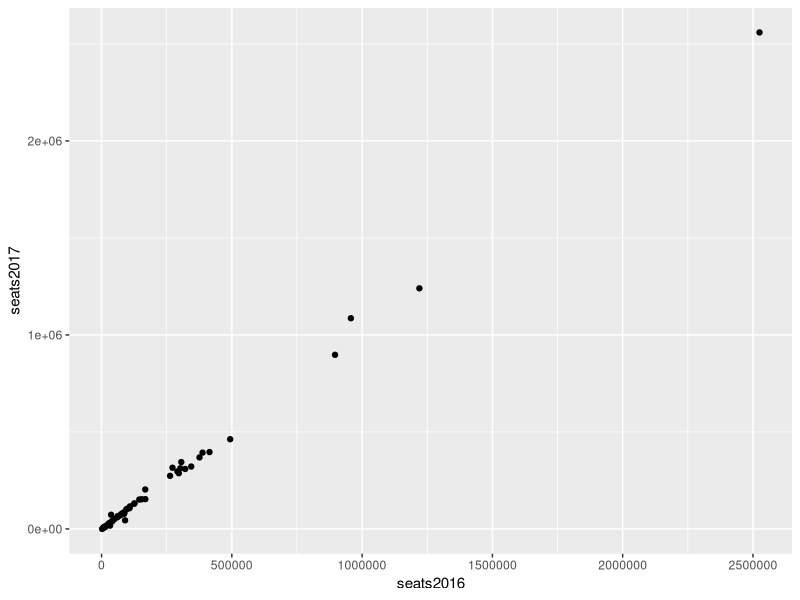
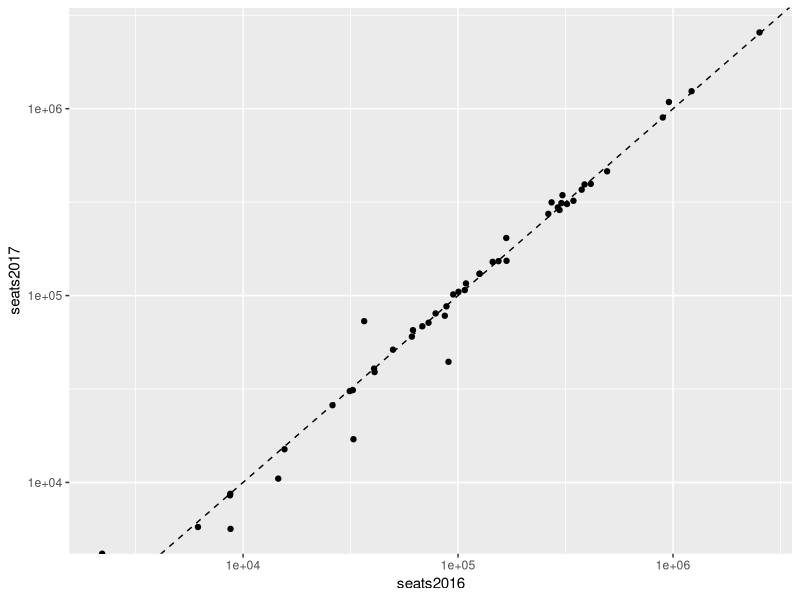
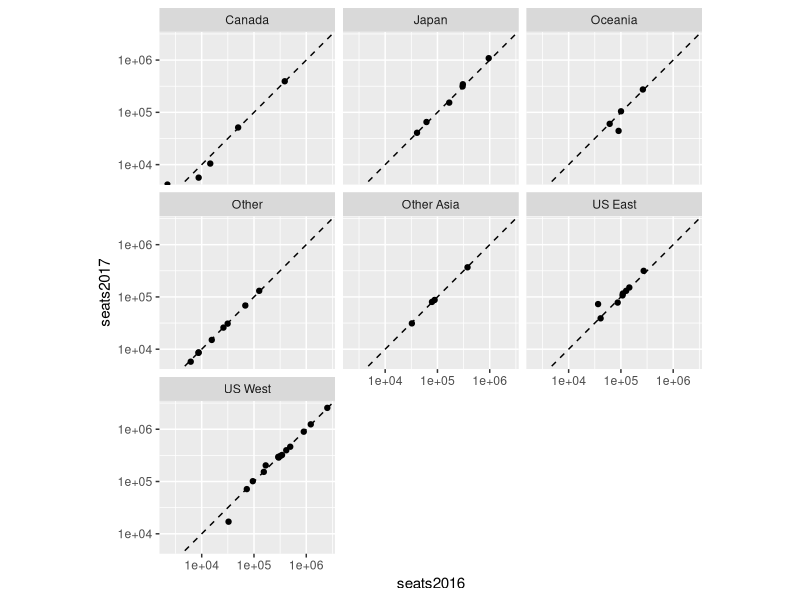
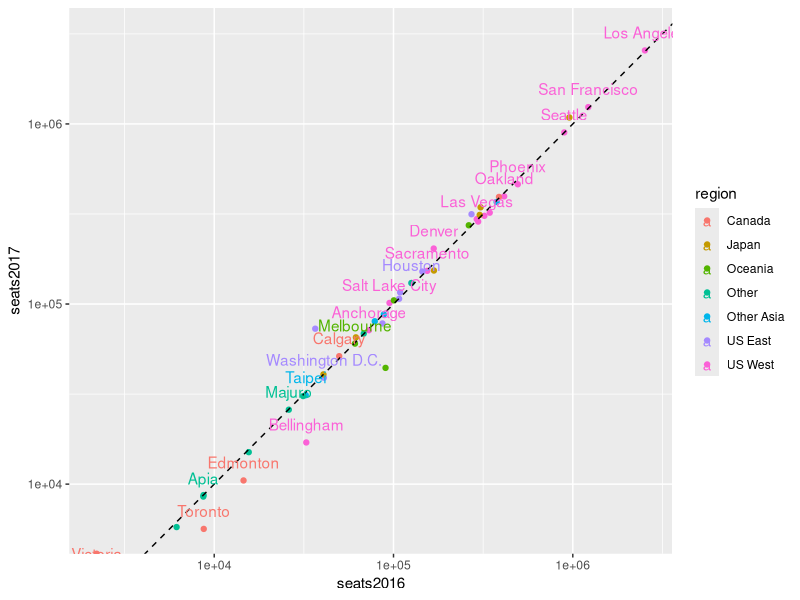
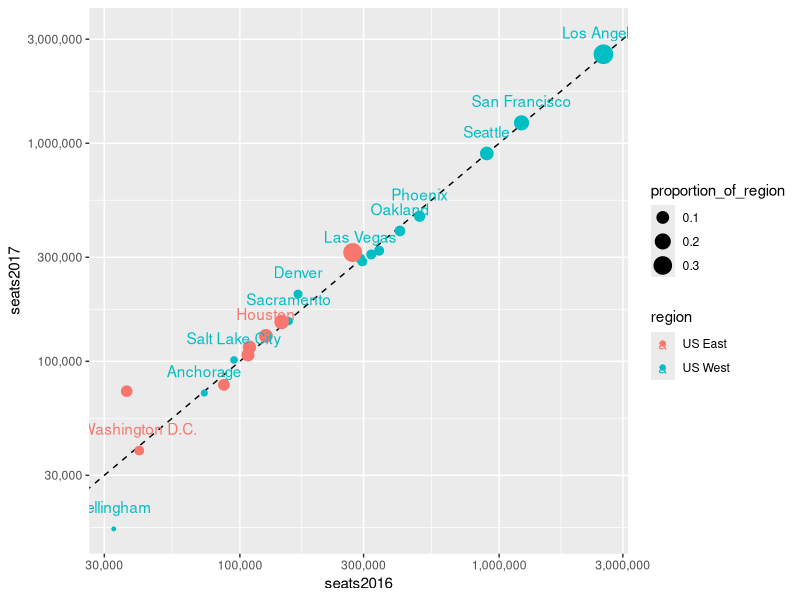
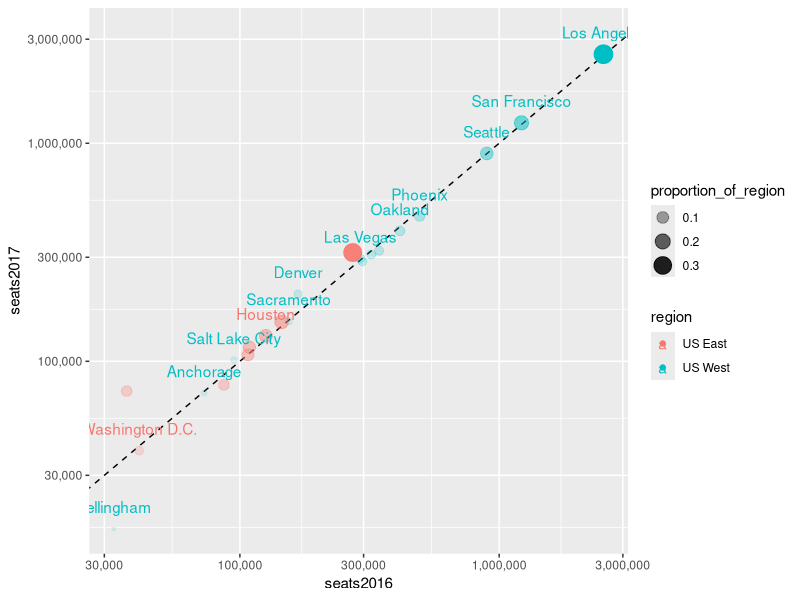
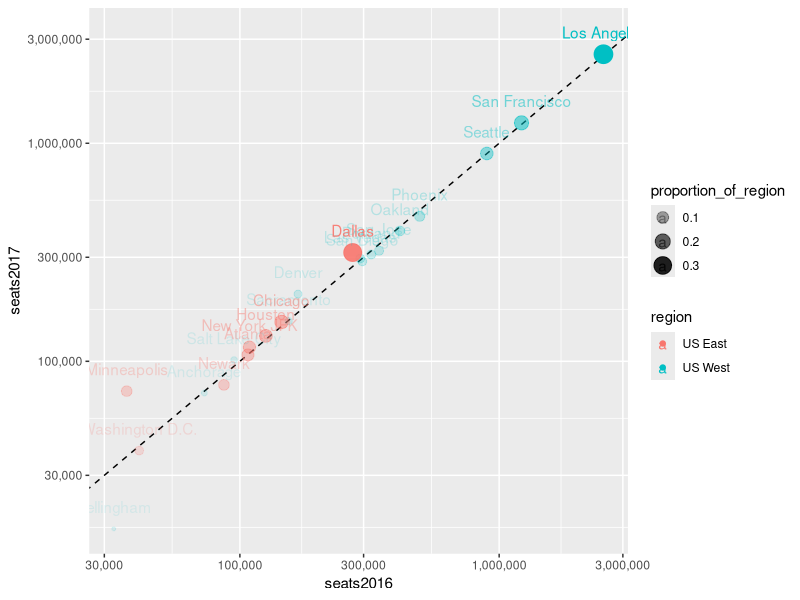
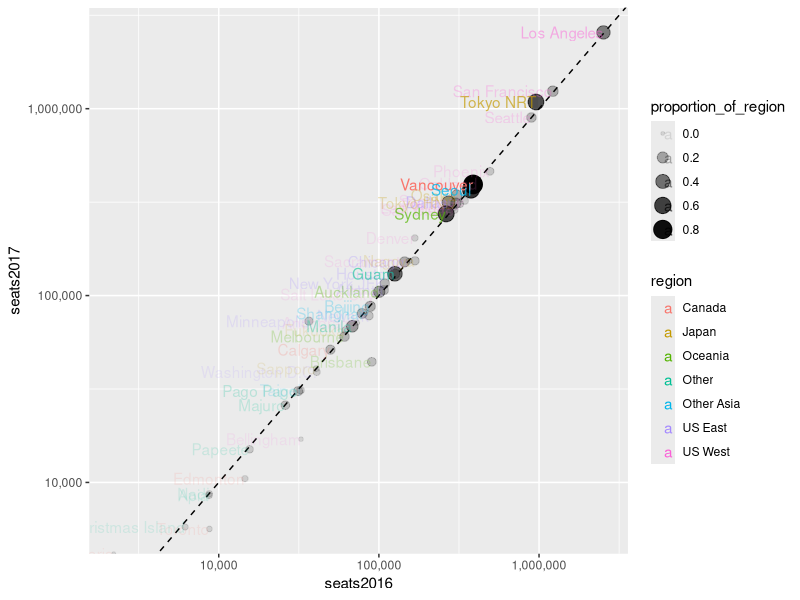

Source code (R) for these figures, in order:
## ---- chunk 1
library(tidyverse)
library(readxl)
## ---- chunk 2
seats <- read_excel("data/2017 Air Seat Forecast rev 0617.xls", col_names = c(
  "dep_city", 
  "seats2017Q1", "seats2017Q2", "seats2017Q3", "seats2017Q4", "seats2017", 
  "seats2016Q1", "seats2016Q2", "seats2016Q3", "seats2016Q4", "seats2016",
  "seatschangeQ1", "seatschangeQ2", "seatschangeQ3", "seatschangeQ4", "seatschange"
), range = "A5:P78")
seats
## ---- chunk 3
us_west_range <- 10:23
us_east_range <- 26:33
japan_range <- 40:45
canada_range <- 48:52
other_asia_range <-55:58
oceania_range <- 61:64
other_range <- 67:74

seats$region <- NA
seats[us_west_range,]$region <- "US West"
seats[us_east_range,]$region <- "US East"
seats[japan_range,]$region <- "Japan"
seats[canada_range,]$region <- "Canada"
seats[other_asia_range,]$region <- "Other Asia"
seats[oceania_range,]$region <- "Oceania"
seats[other_range,]$region <- "Other"

seats <- seats %>%
  filter(!is.na(region))
seats
## ---- chunk 4
seats %>%
  ggplot(aes(seats2016, seats2017)) +
  geom_point()
## ---- chunk 5
seats %>%
  ggplot(aes(seats2016, seats2017)) +
  geom_point() +
  scale_x_log10() +
  scale_y_log10() + 
  geom_abline(lty = 2) # dashed line type (lty)
## ---- chunk 6
seats %>%
  ggplot(aes(seats2016, seats2017)) +
  geom_point() +
  scale_x_log10() +
  scale_y_log10() + 
  geom_abline(lty = 2) +
  facet_wrap(~ region) +
  coord_fixed()
## ---- chunk 7
seats %>%
  ggplot(aes(seats2016, seats2017, color = region, label = dep_city)) +
  geom_point() +
  scale_x_log10() +
  scale_y_log10() + 
  geom_abline(lty = 2) +
  geom_text(check_overlap = TRUE, nudge_y = 0.1)
## ---- chunk 8
seats <- seats %>%
  group_by(region) %>%
  mutate(proportion_of_region = seats2017/sum(seats2017))
seats
## ---- chunk 9
seats %>%
  filter(region %in% c("US West", "US East")) %>%
  ggplot(aes(seats2016, seats2017, color = region, label = dep_city)) +
  geom_abline(lty = 2) +
  geom_point(aes(size = proportion_of_region)) +
  scale_x_log10(labels = scales::comma) +
  scale_y_log10(labels = scales::comma) + 
  geom_text(check_overlap = TRUE, nudge_y = 0.1)
## ---- chunk 10
seats %>%
  filter(region %in% c("US West", "US East")) %>%
  ggplot(aes(seats2016, seats2017, color = region, label = dep_city)) +
  geom_abline(lty = 2) +
  geom_point(aes(size = proportion_of_region, alpha = proportion_of_region)) +
  scale_x_log10(labels = scales::comma) +
  scale_y_log10(labels = scales::comma) + 
  geom_text(check_overlap = TRUE, nudge_y = 0.1)
## ---- chunk 11
seats %>%
  filter(region %in% c("US West", "US East")) %>%
  ggplot(aes(seats2016, seats2017, color = region, label = dep_city, alpha = proportion_of_region)) +
  geom_abline(lty = 2) +
  geom_point(aes(size = proportion_of_region)) +
  scale_x_log10(labels = scales::comma) +
  scale_y_log10(labels = scales::comma) + 
  geom_text(nudge_y = 0.1)
## ---- chunk 12
seats %>%
  ggplot(aes(seats2016, seats2017, label = dep_city, alpha = proportion_of_region)) +
  geom_abline(lty = 2) +
  geom_point(aes(size = proportion_of_region)) +
  scale_x_log10(labels = scales::comma) +
  scale_y_log10(labels = scales::comma) + 
  geom_text(aes(color = region), hjust = "right", vjust = "center")
## ---- chunk 13
seats %>%
  ggplot(aes(seats2016, seats2017, label = dep_city, alpha = proportion_of_region)) +
  geom_abline(lty = 2) +
  geom_point(aes(size = proportion_of_region), color = "darkblue") +
  scale_x_log10(labels = scales::comma) +
  scale_y_log10(labels = scales::comma) + 
  geom_text(hjust = "right", vjust = "center", nudge_x = -0.3) +
  facet_wrap(~ region)
